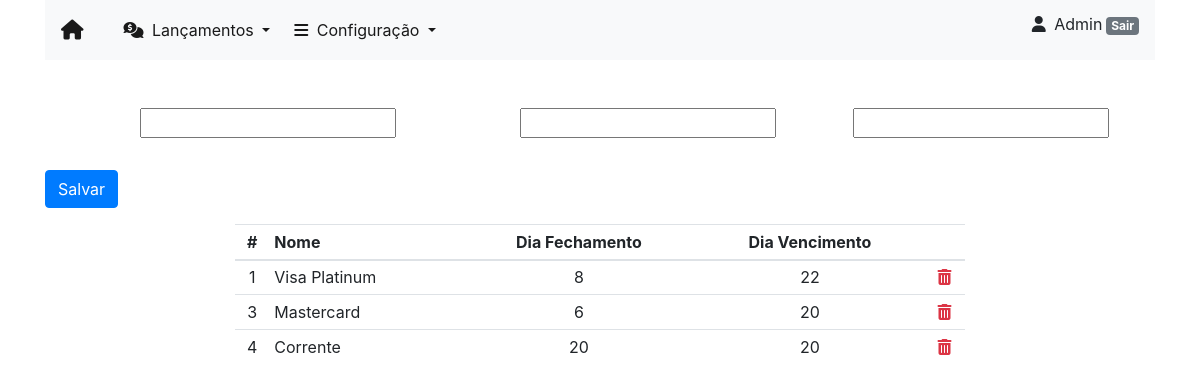
/contas/conta/ (signed in), run on the app's committed database.
### contas/models.py (models this page shows, shortened)
class Conta(models.Model):
    nome = models.CharField(max_length=30)
    dia_fechamento = models.IntegerField()
    dia_vencimento = models.IntegerField()

### contas/views.py (the view)
# urls.py: path('conta/', conta_new, name='conta_new'),
@login_required
def conta_new(request):
    form = ContaForm(request.POST or None)
    relatorio = Conta.objects.all().order_by('id')
    if form.is_valid():
        form.save()
        return redirect('conta_new')
    return render(request, 'new_conta.html', {'form': form, 'relatorio': relatorio})

### contas/forms.py
class ContaForm(forms.ModelForm):
    class Meta:
        model = Conta
        fields = ['nome', 'dia_fechamento', 'dia_vencimento']

### contas/templates/new_conta.html (shortened to what this page needs)
{% extends 'base.html' %}
{% load bootstrap %}
{% block main %}
    <div class="desktop">
        <form method="POST" enctype="multipart/form-data">
            <div class="row mt-5">
                <div class="col-1"></div>
                <div class="col-4">{{ form.nome|bootstrap }}</div>
                <div class="col">{{ form.dia_fechamento|bootstrap }}</div>
                <div class="col">{{ form.dia_vencimento|bootstrap }}</div>
                <div class="col mt-4 pt-2">
                    <button type="submit" class="btn btn-primary">Salvar</button>
                </div>
            </div>
        </form>
    </div>
    <div class="desktop">
        <div class="row">
            <div class="col"></div>
            <div class="col-8">
                <table class="table table-sm mt-3">
                    <thead>
                    <tr>
                        <th class="text-center">#</th>
                        <th class="text-left">Nome</th>
                        <th class="text-center">Dia Fechamento</th>
                        <th class="text-center">Dia Vencimento</th>
                        <th></th>
                    </tr>
                    </thead>
                    <tbody>
                    {% for item in relatorio %}
                    <tr>
                        <td class="text-center">{{ item.id }}</td>
                        <td class="text-left">{{ item.nome }}</td>
                        <td class="text-center">{{ item.dia_fechamento }}</td>
                        <td class="text-center">{{ item.dia_vencimento }}</td>
                        <td class="text-center"><a href="{% url 'delete_conta' item.id %}" class="confirm-delete text-danger" title="Delete" data-toggle="modal" data-target="#confirmDeleteModal" id="deleteButton{{item.id}}"><i class="fas fa-trash-alt"></i></a></td>
                    </tr>
                    {% endfor %}
                    </tbody>
                </table>
            </div>
            <div class="col"></div>
        </div>
    </div>
{% endblock %}

### templates/base.html (shortened to what this page needs)
{% load static %}
<!DOCTYPE html>
<html lang="pt-br">
<head>
    <link rel="stylesheet" href="https://stackpath.bootstrapcdn.com/bootstrap/4.4.1/css/bootstrap.min.css">
    <link rel="stylesheet" href="{% static 'sticky-footer.css' %}">
    <link rel="stylesheet" href="{% static 'style.css' %}">
</head>
<body>
    <header class="container">
        <nav class="navbar navbar-expand-lg navbar-light bg-light mb-5">
            <a class="navbar-brand mr-4" href="{% url 'extrato_contas' %}">
                <i class="fas fa-home"></i>
            </a>
            <div class="collapse navbar-collapse" id="navbarNavDropdown">
                <ul class="navbar-nav">
                    <li class="nav-item dropdown ml-2">
                        <a class="nav-link active dropdown-toggle" href="#" id="navbarDropdownMenuLink" role="button" data-toggle="dropdown" aria-haspopup="true" aria-expanded="false">
                            <i class="fas fa-comments-dollar mr-1"></i> Lançamentos
                        </a>
                    </li>
                    <li class="nav-item dropdown ml-2">
                        <a class="nav-link active dropdown-toggle" href="#" id="navbarDropdownMenuLink" role="button" data-toggle="dropdown" aria-haspopup="true" aria-expanded="false">
                            <i class="fas fa-bars mr-1"></i> Configuração
                        </a>
                    </li>
                </ul>
            </div>
            {% if user.is_authenticated %}
            <p class="desktop text-capitalize text-right mt-1"><i class="fas fa-user mr-1"></i> {{ user.username }}<a class="badge badge-secondary ml-1" href="{% url 'logout' %}">Sair</a></p>
            {% else %}
            <a class="desktop btn btn-secondary ml-1" href="{% url 'login' %}">Login</a>
            {% endif %}
        </nav>
    </header>
    <div class="container">
            {% block main %}{% endblock %}
    </div>
</body>
</html>

### static/style.css (style rules this page uses)
@media only screen and (min-width: 380px) { .desktop { display: inline !important; } }

### data on the page
Conta: id "1", nome "Visa Platinum", dia_fechamento "8", dia_vencimento "22"
Conta: id "3", nome "Mastercard", dia_fechamento "6", dia_vencimento "20"
Conta: id "4", nome "Corrente", dia_fechamento "20", dia_vencimento "20"

### other printed values
{{ user.username }} "Admin"
